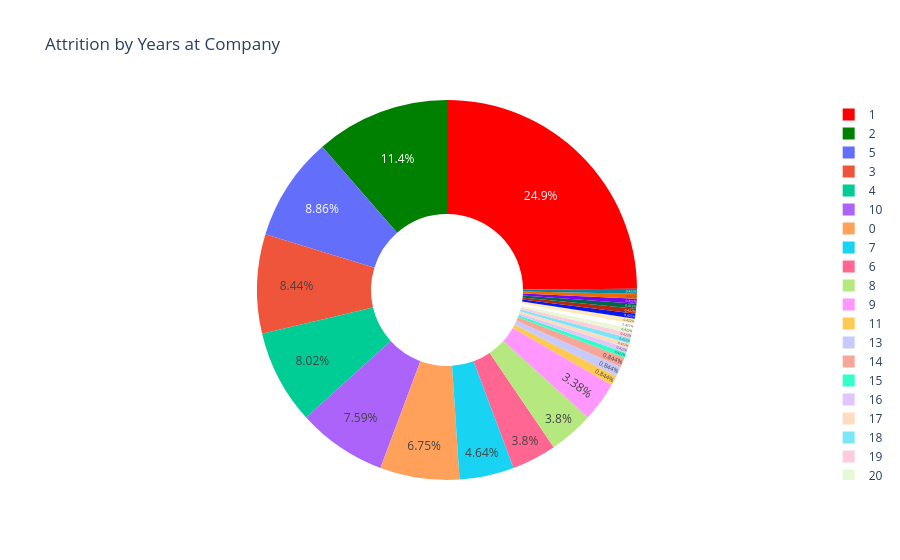

Write notebook code for a chart like this one.
### Markdown cell above
We can see that the employees with Lite
Sciences as an education field have a high
attrition rate. Now let's have a look at the
percentage of attrition by number of years at the
company

### Code cell
# Create a donut chart
fig = go.Figure(data=[go.Pie(
labels=attr_by_yr['YearsAtCompany'],
values=attr_by_yr['Count'],
hole=0.4,
marker=dict(colors=['red', 'green']),
textposition='inside'

)])

# Update the Layout
fig.update_layout(title='Attrition by Years at Company')

# Show the chart
fig.show()

### Figure 1 — Plotly figure (JSON) as saved in the notebook; plotly's stock layout.template omitted (floating-point values rounded to 4 significant figures)
{"data": [{"hole": 0.4, "labels": [1, 2, 5, 3, 4, 10, 0, 7, 6, 8, 9, 11, 13, 14, 15, 16, 17, 18, 19, 20, 21, 22, 23, 24, 31, 32, 33, 40], "marker": {"colors": ["red", "green"]}, "textposition": "inside", "type": "pie", "values": [59, 27, 21, 20, 19, 18, 16, 11, 9, 9, 8, 2, 2, 2, 1, 1, 1, 1, 1, 1, 1, 1, 1, 1, 1, 1, 1, 1]}], "layout": {"title": {"text": "Attrition by Years at Company"}}}
